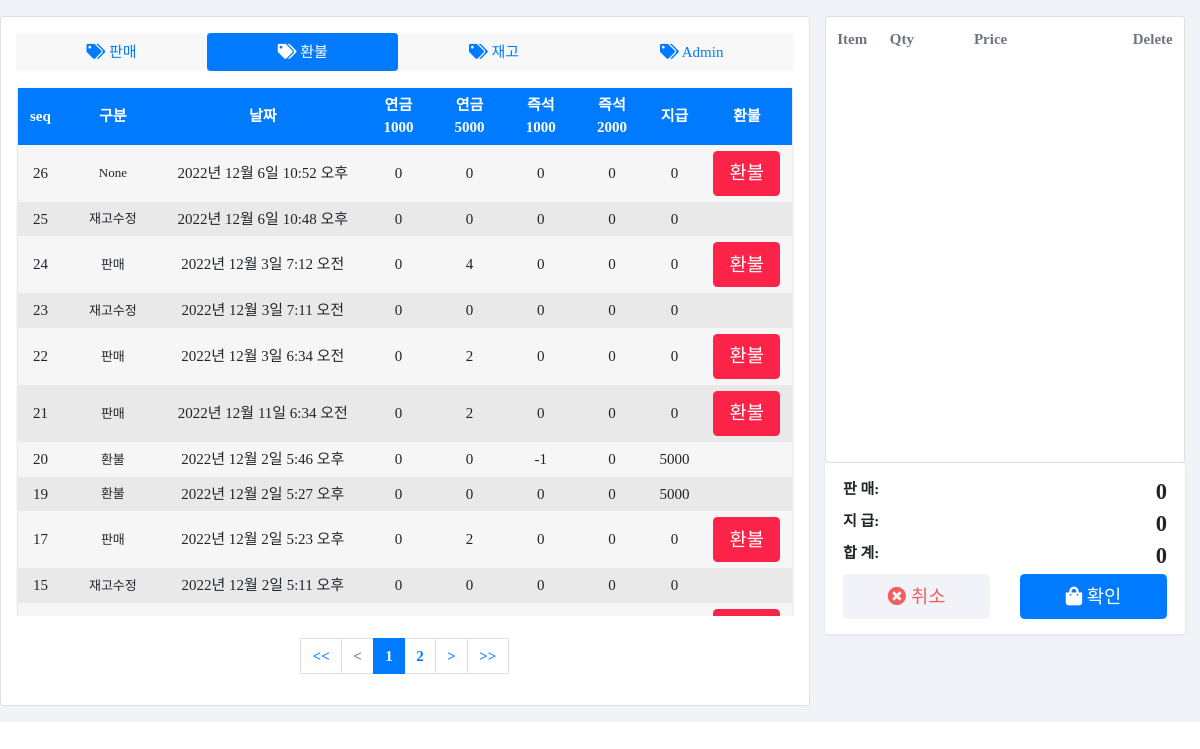
Page /refund/ on the earlier database version.
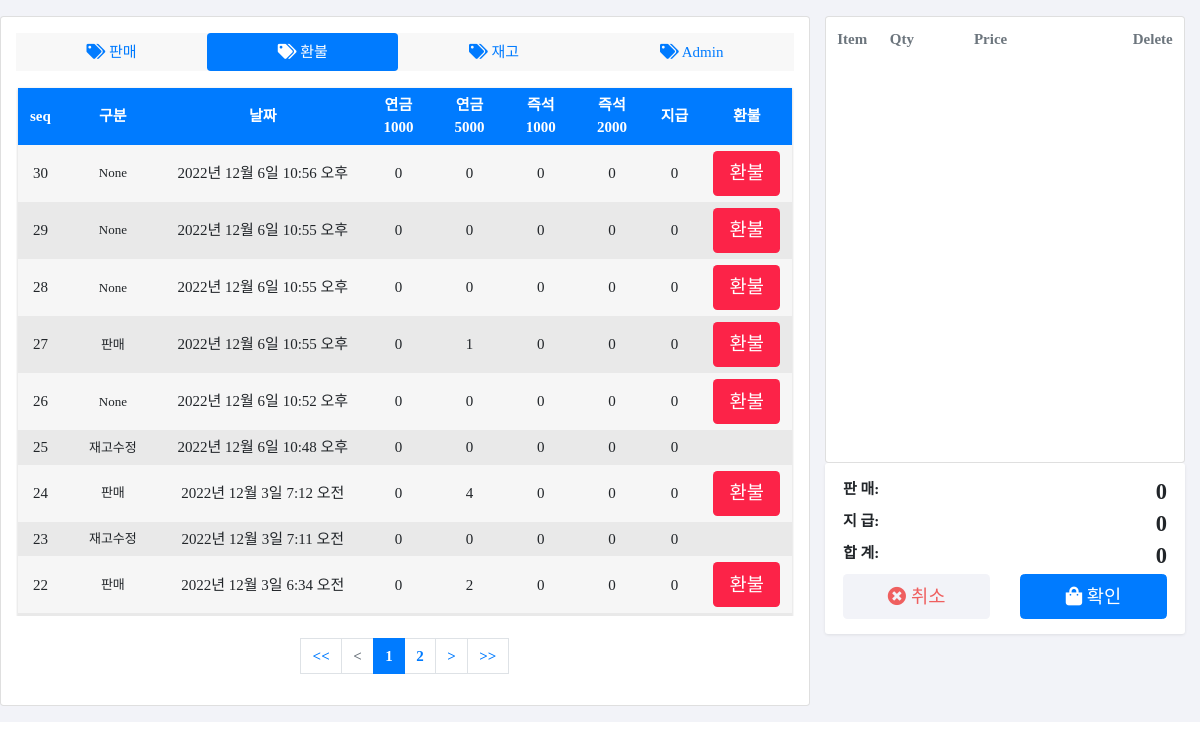
Same page on the later database version.
### POSApp/models.py (models this page shows)
class POSDB(models.Model):
    seq = models.IntegerField(primary_key=True)
    category = models.CharField(max_length=10, null=True)
    pension_lottery_1000 = models.IntegerField(null=True)
    pension_lottery_5000 = models.IntegerField(null=True)
    instant_lottery_1000 = models.IntegerField(null=True)
    instant_lottery_2000 = models.IntegerField(null=True)
    pension_lottery_1000_Qty = models.IntegerField(null=True)
    pension_lottery_5000_Qty = models.IntegerField(null=True)
    instant_lottery_1000_Qty = models.IntegerField(null=True)
    instant_lottery_2000_Qty = models.IntegerField(null=True)
    sale = models.IntegerField(null=True)
    pay = models.IntegerField(null=True)
    sale_time = models.DateTimeField(null=True)
    daily_sale_start = models.DateTimeField(null=True)
    base_balance = models.IntegerField(null=True)
    ismodify = models.BooleanField(null=True)

### POSApp/views.py (the view, shortened to what this page needs)
# urls.py: path('refund/', views.refund, name="refund"),
def refund(request):
    sale_pay_lists = POSDB.objects.order_by('-seq')
    paginator = Paginator(sale_pay_lists, 20)
    page = request.GET.get('page', 1)  # 페이지
    page_obj = paginator.get_page(page)
    context = {
        'sale_pay_list': page_obj,
    }
    return render(request, 'refund.html', context)

### POSApp/templates/refund.html (shortened to what the changed rows need)
<!DOCTYPE HTML>
<html lang="en">
{% load static %}
<head>
    <link href="{% static 'assets/css/bootstrap.css' %}" rel="stylesheet" type="text/css" />
    <link href="{% static 'assets/css/ui.css' %}" rel="stylesheet" type="text/css" />
    <link href="{% static 'assets/fonts/fontawesome/css/fontawesome-all.min.css' %}" type="text/css" rel="stylesheet">
    <link href="{% static 'assets/css/OverlayScrollbars.css' %}" type="text/css" rel="stylesheet" />
</head>
<body>
    <section class="section-content padding-y-sm bg-default ">
        <div class="container-fluid">
            <div class="row">
                <div class="col-md-8 card padding-y-sm card ">
                    <form action="{% url 'POSApp:refund' %}" method="POST">
                    <div class="wrapper" style="overflow:scroll; height:530px; text-align:center;">
                        <div class="table_refund">
                                {% for sale_pay in sale_pay_list %}
                                <div class="row_table">
                                    <div class="cell cell_seq" data-title="seq">{{sale_pay.seq}}</div>
                                    <div class="cell cell_category" data-title="구분">{{sale_pay.category}}</div>
                                    <div class="cell" data-title="판매시간">{{sale_pay.sale_time}}</div>
                                    <div class="cell" data-title="연금 1000">{{sale_pay.pension_lottery_1000_Qty}}</div>
                                    <div class="cell" data-title="연금 2000">{{sale_pay.pension_lottery_5000_Qty}}</div>
                                    <div class="cell" data-title="즉석 1000">{{sale_pay.instant_lottery_1000_Qty}}</div>
                                    <div class="cell" data-title="즉석 2000">{{sale_pay.instant_lottery_2000_Qty}}</div>
                                    <div class="cell" data-title="지급 금액">{{sale_pay.pay}}</div>
                                    <div class="cell" data-title="환불">
                                        {% if sale_pay.category == "환불" %}
                                        {% elif sale_pay.category == "재고수정"%}
                                        {% else %}
                                        <button class="btn btn-primary_refund btn-lg btn-block" onclick="refund({{forloop.counter0}})">
                                            환불
                                        </button>
                                        {% endif %}
                                    </div>
                                </div>
                                {% endfor %}
                            </div>
                        </div>
                        </form>
                    <br>
                    <div class="pagination_">
                        <ul class="pagination justify-content-center">
                            {% for page_number in sale_pay_list.paginator.page_range %}
                            {% if page_number >= sale_pay_list.number|add:-3 and page_number <= sale_pay_list.number|add:3 %}
                                {% if page_number == sale_pay_list.number %}
                                <li class="page-item active" aria-current="page">
                                    <a class="page-link" href="?page={{page_number}}"style="background:#007bff;font-weight: bold;">{{page_number}}</a>
                                <li>
                                {% else %}
                                <li class="page-item">
                                    <a class="page-link" href="?page={{page_number}}">{{page_number}}</a>
                                </li>
                                {% endif %}
                            {% endif %}
                            {% endfor %}
                            {% if sale_pay_list.has_next %}
                            <li class="page-item">
                            </li>
                            {% else %}
                            <li class="page-item disabled">
                                <a class="page-link" tabindex="-1" aria-disabled="true" href="#">></a>
                            </li>
                            {% endif %}
                            <li class="page-first">
                            </li>
                        </ul>
                    </div>
                    </div>
                <div class="col-md-4">
                    <div class="card">
                        <span id="cart">
                            <form action="{% url 'POSApp:index' %}" method="POST">
                                <table class="table table-hover shopping-cart-wrap">
                                    <thead class="text-muted">
                                        <tr>
                                            <th scope="col">Item</th>
                                            <th scope="col" width="120">Qty</th>
                                            <th scope="col" width="120">Price</th>
                                            <th scope="col" class="text-right" width="200">Delete</th>
                                        </tr>
                                    </thead>
                                </table>
                            </form>
                        </span>
                    </div>
                </div>
            </div>
        </div>
    </section>
</body>
</html>

Differences in the rows shown:
no longer on this page (row unchanged): POSDB: seq "21", category "판매", sale_time "2022년 12월 11일 6:34 오전", pension_lottery_1000_Qty "0", pension_lottery_5000_Qty "2", instant_lottery_1000_Qty "0", instant_lottery_2000_Qty "0", pay "0"
no longer on this page (row unchanged): POSDB: seq "20", category "환불", sale_time "2022년 12월 2일 5:46 오후", pension_lottery_1000_Qty "0", pension_lottery_5000_Qty "0", instant_lottery_1000_Qty "-1", instant_lottery_2000_Qty "0", pay "5000"
no longer on this page (row unchanged): POSDB: seq "19", category "환불", sale_time "2022년 12월 2일 5:27 오후", pension_lottery_1000_Qty "0", pension_lottery_5000_Qty "0", instant_lottery_1000_Qty "0", instant_lottery_2000_Qty "0", pay "5000"
no longer on this page (row unchanged): POSDB: seq "17", category "판매", sale_time "2022년 12월 2일 5:23 오후", pension_lottery_1000_Qty "0", pension_lottery_5000_Qty "2", instant_lottery_1000_Qty "0", instant_lottery_2000_Qty "0", pay "0"
no longer on this page (row unchanged): POSDB: seq "15", category "재고수정", sale_time "2022년 12월 2일 5:11 오후", pension_lottery_1000_Qty "0", pension_lottery_5000_Qty "0", instant_lottery_1000_Qty "0", instant_lottery_2000_Qty "0", pay "0"
added POSDB: seq "30", category "None", sale_time "2022년 12월 6일 10:56 오후", pension_lottery_1000_Qty "0", pension_lottery_5000_Qty "0", instant_lottery_1000_Qty "0", instant_lottery_2000_Qty "0", pay "0"
added POSDB: seq "29", category "None", sale_time "2022년 12월 6일 10:55 오후", pension_lottery_1000_Qty "0", pension_lottery_5000_Qty "0", instant_lottery_1000_Qty "0", instant_lottery_2000_Qty "0", pay "0"
added POSDB: seq "28", category "None", sale_time "2022년 12월 6일 10:55 오후", pension_lottery_1000_Qty "0", pension_lottery_5000_Qty "0", instant_lottery_1000_Qty "0", instant_lottery_2000_Qty "0", pay "0"
added POSDB: seq "27", category "판매", sale_time "2022년 12월 6일 10:55 오후", pension_lottery_1000_Qty "0", pension_lottery_5000_Qty "1", instant_lottery_1000_Qty "0", instant_lottery_2000_Qty "0", pay "0"
